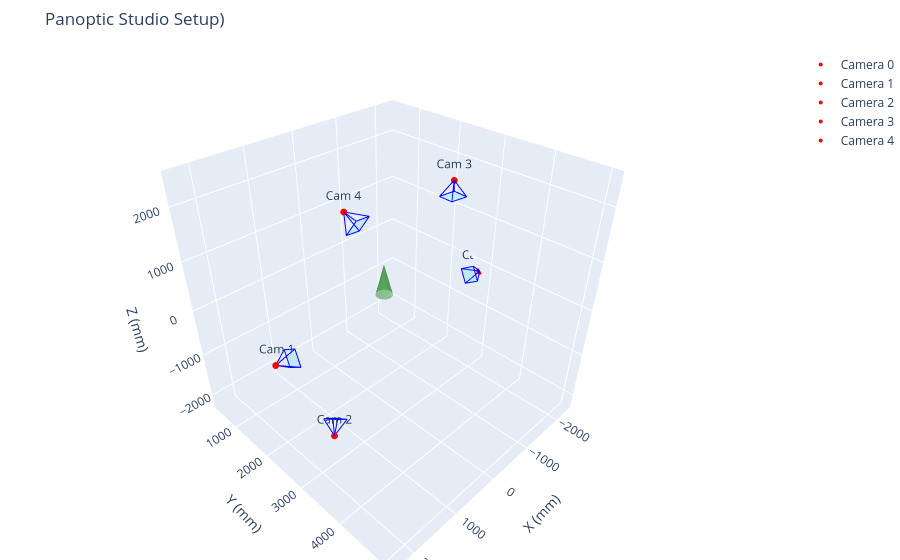

Notebook cell for this chart:
### Code cell
cameras_raw = read_calibration_raw('calibration_raw.json')
cameras_raw = invert_extrinsics(cameras_raw)
# cameras_raw = modify_extrinsics(cameras_raw)
customized_sequence = convert_calibration_to_panoptic(cameras_raw)
save_calibration_panoptic('calibration.json', customized_sequence)

cameras_panoptic = read_calibration_panoptic('calibration.json')
visualize_panoptic_setup(cameras_panoptic)

### Figure 1 — Plotly figure (JSON) as saved in the notebook; plotly's stock layout.template omitted (floating-point values rounded to 4 significant figures)
{"data": [{"line": {"color": "blue", "width": 2}, "mode": "lines", "showlegend": false, "type": "scatter3d", "x": [-2469.0, -2148.0], "y": [2736.0, 2934.0], "z": [-268.9, -270.7]}, {"line": {"color": "blue", "width": 2}, "mode": "lines", "showlegend": false, "type": "scatter3d", "x": [-2469.0, -2189.0], "y": [2736.0, 2774.0], "z": [-268.9, -18.22]}, {"line": {"color": "blue", "width": 2}, "mode": "lines", "showlegend": false, "type": "scatter3d", "x": [-2469.0, -2202.0], "y": [2736.0, 2476.0], "z": [-268.9, -209.7]}, {"line": {"color": "blue", "width": 2}, "mode": "lines", "showlegend": false, "type": "scatter3d", "x": [-2469.0, -2161.0], "y": [2736.0, 2636.0], "z": [-268.9, -462.2]}, {"line": {"color": "blue", "width": 2}, "mode": "lines", "showlegend": false, "type": "scatter3d", "x": [-2148.0, -2189.0, -2202.0, -2161.0, -2148.0], "y": [2934.0, 2774.0, 2476.0, 2636.0, 2934.0], "z": [-270.7, -18.22, -209.7, -462.2, -270.7]}, {"color": "cyan", "i": [0, 0], "j": [1, 2], "k": [2, 3], "name": "Cam 0 FOV", "opacity": 0.15, "type": "mesh3d", "x": [-2148.0, -2189.0, -2202.0, -2161.0], "y": [2934.0, 2774.0, 2476.0, 2636.0], "z": [-270.7, -18.22, -209.7, -462.2]}, {"marker": {"color": "red", "size": 4}, "mode": "markers+text", "name": "Camera 0", "text": ["Cam 0"], "textposition": "top center", "type": "scatter3d", "x": [-2469.0], "y": [2736.0], "z": [-268.9]}, {"line": {"color": "blue", "width": 2}, "mode": "lines", "showlegend": false, "type": "scatter3d", "x": [2467.0, 2155.0], "y": [2737.0, 2824.0], "z": [263.2, 449.4]}, {"line": {"color": "blue", "width": 2}, "mode": "lines", "showlegend": false, "type": "scatter3d", "x": [2467.0, 2188.0], "y": [2737.0, 2978.0], "z": [263.2, 202.9]}, {"line": {"color": "blue", "width": 2}, "mode": "lines", "showlegend": false, "type": "scatter3d", "x": [2467.0, 2189.0], "y": [2737.0, 2683.0], "z": [263.2, 18.9]}, {"line": {"color": "blue", "width": 2}, "mode": "lines", "showlegend": false, "type": "scatter3d", "x": [2467.0, 2156.0], "y": [2737.0, 2529.0], "z": [263.2, 265.4]}, {"line": {"color": "blue", "width": 2}, "mode": "lines", "showlegend": false, "type": "scatter3d", "x": [2155.0, 2188.0, 2189.0, 2156.0, 2155.0], "y": [2824.0, 2978.0, 2683.0, 2529.0, 2824.0], "z": [449.4, 202.9, 18.9, 265.4, 449.4]}, {"color": "cyan", "i": [0, 0], "j": [1, 2], "k": [2, 3], "name": "Cam 1 FOV", "opacity": 0.15, "type": "mesh3d", "x": [2155.0, 2188.0, 2189.0, 2156.0], "y": [2824.0, 2978.0, 2683.0, 2529.0], "z": [449.4, 202.9, 18.9, 265.4]}, {"marker": {"color": "red", "size": 4}, "mode": "markers+text", "name": "Camera 1", "text": ["Cam 1"], "textposition": "top center", "type": "scatter3d", "x": [2467.0], "y": [2737.0], "z": [263.2]}, {"line": {"color": "blue", "width": 2}, "mode": "lines", "showlegend": false, "type": "scatter3d", "x": [1473.0, 1430.0], "y": [2729.0, 2668.0], "z": [-2015.0, -1648.0]}, {"line": {"color": "blue", "width": 2}, "mode": "lines", "showlegend": false, "type": "scatter3d", "x": [1473.0, 1186.0], "y": [2729.0, 2765.0], "z": [-2015.0, -1778.0]}, {"line": {"color": "blue", "width": 2}, "mode": "lines", "showlegend": false, "type": "scatter3d", "x": [1473.0, 1188.0], "y": [2729.0, 2489.0], "z": [-2015.0, -1988.0]}, {"line": {"color": "blue", "width": 2}, "mode": "lines", "showlegend": false, "type": "scatter3d", "x": [1473.0, 1432.0], "y": [2729.0, 2392.0], "z": [-2015.0, -1858.0]}, {"line": {"color": "blue", "width": 2}, "mode": "lines", "showlegend": false, "type": "scatter3d", "x": [1430.0, 1186.0, 1188.0, 1432.0, 1430.0], "y": [2668.0, 2765.0, 2489.0, 2392.0, 2668.0], "z": [-1648.0, -1778.0, -1988.0, -1858.0, -1648.0]}, {"color": "cyan", "i": [0, 0], "j": [1, 2], "k": [2, 3], "name": "Cam 2 FOV", "opacity": 0.15, "type": "mesh3d", "x": [1430.0, 1186.0, 1188.0, 1432.0], "y": [2668.0, 2765.0, 2489.0, 2392.0], "z": [-1648.0, -1778.0, -1988.0, -1858.0]}, {"marker": {"color": "red", "size": 4}, "mode": "markers+text", "name": "Camera 2", "text": ["Cam 2"], "textposition": "top center", "type": "scatter3d", "x": [1473.0], "y": [2729.0], "z": [-2015.0]}, {"line": {"color": "blue", "width": 2}, "mode": "lines", "showlegend": false, "type": "scatter3d", "x": [-1465.0, -1422.0], "y": [2749.0, 3073.0], "z": [1998.0, 1816.0]}, {"line": {"color": "blue", "width": 2}, "mode": "lines", "showlegend": false, "type": "scatter3d", "x": [-1465.0, -1182.0], "y": [2749.0, 2992.0], "z": [1998.0, 1970.0]}, {"line": {"color": "blue", "width": 2}, "mode": "lines", "showlegend": false, "type": "scatter3d", "x": [-1465.0, -1162.0], "y": [2749.0, 2697.0], "z": [1998.0, 1784.0]}, {"line": {"color": "blue", "width": 2}, "mode": "lines", "showlegend": false, "type": "scatter3d", "x": [-1465.0, -1402.0], "y": [2749.0, 2778.0], "z": [1998.0, 1630.0]}, {"line": {"color": "blue", "width": 2}, "mode": "lines", "showlegend": false, "type": "scatter3d", "x": [-1422.0, -1182.0, -1162.0, -1402.0, -1422.0], "y": [3073.0, 2992.0, 2697.0, 2778.0, 3073.0], "z": [1816.0, 1970.0, 1784.0, 1630.0, 1816.0]}, {"color": "cyan", "i": [0, 0], "j": [1, 2], "k": [2, 3], "name": "Cam 3 FOV", "opacity": 0.15, "type": "mesh3d", "x": [-1422.0, -1182.0, -1162.0, -1402.0], "y": [3073.0, 2992.0, 2697.0, 2778.0], "z": [1816.0, 1970.0, 1784.0, 1630.0]}, {"marker": {"color": "red", "size": 4}, "mode": "markers+text", "name": "Camera 3", "text": ["Cam 3"], "textposition": "top center", "type": "scatter3d", "x": [-1465.0], "y": [2749.0], "z": [1998.0]}, {"line": {"color": "blue", "width": 2}, "mode": "lines", "showlegend": false, "type": "scatter3d", "x": [1001.0, 735.4], "y": [2739.0, 2992.0], "z": [2276.0, 2201.0]}, {"line": {"color": "blue", "width": 2}, "mode": "lines", "showlegend": false, "type": "scatter3d", "x": [1001.0, 999.7], "y": [2739.0, 3063.0], "z": [2276.0, 2090.0]}, {"line": {"color": "blue", "width": 2}, "mode": "lines", "showlegend": false, "type": "scatter3d", "x": [1001.0, 1000.0], "y": [2739.0, 2774.0], "z": [2276.0, 1904.0]}, {"line": {"color": "blue", "width": 2}, "mode": "lines", "showlegend": false, "type": "scatter3d", "x": [1001.0, 735.9], "y": [2739.0, 2702.0], "z": [2276.0, 2015.0]}, {"line": {"color": "blue", "width": 2}, "mode": "lines", "showlegend": false, "type": "scatter3d", "x": [735.4, 999.7, 1000.0, 735.9, 735.4], "y": [2992.0, 3063.0, 2774.0, 2702.0, 2992.0], "z": [2201.0, 2090.0, 1904.0, 2015.0, 2201.0]}, {"color": "cyan", "i": [0, 0], "j": [1, 2], "k": [2, 3], "name": "Cam 4 FOV", "opacity": 0.15, "type": "mesh3d", "x": [735.4, 999.7, 1000.0, 735.9], "y": [2992.0, 3063.0, 2774.0, 2702.0], "z": [2201.0, 2090.0, 1904.0, 2015.0]}, {"marker": {"color": "red", "size": 4}, "mode": "markers+text", "name": "Camera 4", "text": ["Cam 4"], "textposition": "top center", "type": "scatter3d", "x": [1001.0], "y": [2739.0], "z": [2276.0]}, {"color": "green", "i": [0, 1, 2, 3, 4, 5, 6, 7, 8, 9, 10, 11, 12, 13, 14, 15, 16, 17, 18], "j": [1, 2, 3, 4, 5, 6, 7, 8, 9, 10, 11, 12, 13, 14, 15, 16, 17, 18, 19], "k": [20, 20, 20, 20, 20, 20, 20, 20, 20, 20, 20, 20, 20, 20, 20, 20, 20, 20, 20], "name": "Z-Axis Pointer", "opacity": 0.4, "type": "mesh3d", "x": [349.8, 341.8, 318.5, 282.6, 237.8, 189.1, 141.8, 100.9, 70.85, 54.99, 54.99, 70.85, 100.9, 141.8, 189.1, 237.8, 282.6, 318.5, 341.8, 349.8, 201.4], "y": [2738.0, 2786.0, 2829.0, 2862.0, 2882.0, 2886.0, 2874.0, 2847.0, 2809.0, 2762.0, 2714.0, 2667.0, 2629.0, 2602.0, 2590.0, 2594.0, 2614.0, 2647.0, 2690.0, 2738.0, 2738.0], "z": [450.9, 450.9, 450.9, 450.9, 450.9, 450.9, 450.9, 450.9, 450.9, 450.9, 450.9, 450.9, 450.9, 450.9, 450.9, 450.9, 450.9, 450.9, 450.9, 450.9, 1045.0]}], "layout": {"margin": {"b": 0, "l": 0, "r": 0, "t": 50}, "scene": {"aspectmode": "cube", "xaxis": {"range": [-2469.0, 2467.0], "title": {"text": "X (mm)"}}, "yaxis": {"range": [264.5, 5200.0], "title": {"text": "Y (mm)"}}, "zaxis": {"range": [-2337.0, 2599.0], "title": {"text": "Z (mm)"}}}, "title": {"text": "Panoptic Studio Setup)"}}}
